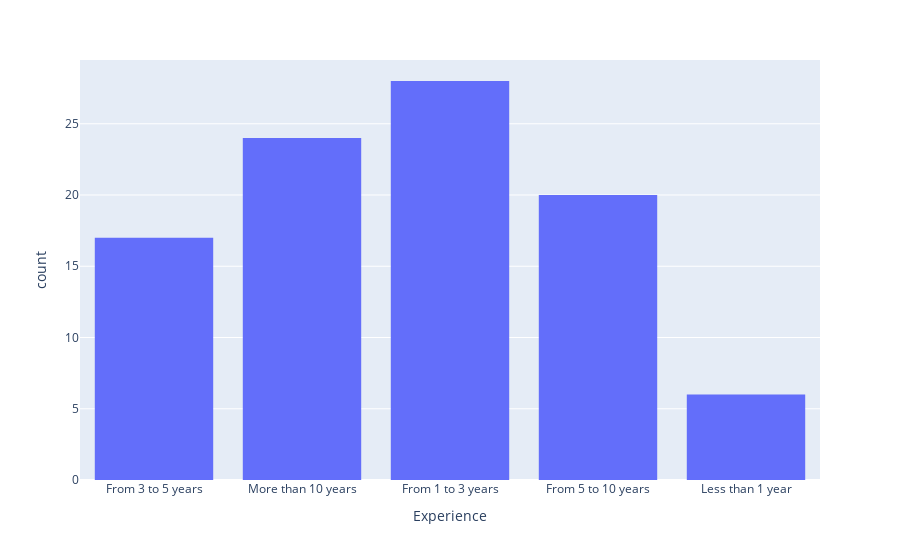

Write notebook code for a chart like this one.
### Markdown cell above
## Experience distribution

### Code cell
fig = px.histogram(df, x='Experience')
fig.show()

### Figure 1 — Plotly figure (JSON) as saved in the notebook; plotly's stock layout.template omitted (floating-point values rounded to 4 significant figures)
{"data": [{"alignmentgroup": "True", "bingroup": "x", "hovertemplate": "Experience=%{x}<br>count=%{y}<extra></extra>", "legendgroup": "", "marker": {"color": "#636efa", "pattern": {"shape": ""}}, "name": "", "offsetgroup": "", "orientation": "v", "showlegend": false, "type": "histogram", "x": ["From 3 to 5 years", "More than 10 years", "From 3 to 5 years", "From 1 to 3 years", "More than 10 years", "From 3 to 5 years", "From 5 to 10 years", "From 1 to 3 years", "From 1 to 3 years", "From 3 to 5 years", "From 3 to 5 years", "From 1 to 3 years", "From 1 to 3 years", "From 1 to 3 years", "From 3 to 5 years", "From 1 to 3 years", "From 1 to 3 years", "From 1 to 3 years", "From 1 to 3 years", "From 3 to 5 years", "More than 10 years", "From 5 to 10 years", "More than 10 years", "More than 10 years", "More than 10 years", "From 5 to 10 years", "From 5 to 10 years", "From 5 to 10 years", "From 1 to 3 years", "More than 10 years", "From 5 to 10 years", "From 5 to 10 years", "From 5 to 10 years", "More than 10 years", "From 5 to 10 years", "From 1 to 3 years", "From 3 to 5 years", "More than 10 years", "From 5 to 10 years", "Less than 1 year", "More than 10 years", "Less than 1 year", "Less than 1 year", "More than 10 years", "More than 10 years", "From 3 to 5 years", "From 1 to 3 years", "From 1 to 3 years", "From 1 to 3 years", "From 1 to 3 years", "From 3 to 5 years", "More than 10 years", "From 5 to 10 years", "More than 10 years", "More than 10 years", "More than 10 years", "From 5 to 10 years", "From 5 to 10 years", "From 5 to 10 years", "From 1 to 3 years", "More than 10 years", "From 3 to 5 years", "More than 10 years", "From 3 to 5 years", "From 1 to 3 years", "More than 10 years", "From 3 to 5 years", "From 5 to 10 years", "From 1 to 3 years", "From 1 to 3 years", "From 3 to 5 years", "From 3 to 5 years", "From 1 to 3 years", "From 1 to 3 years", "From 1 to 3 years", "From 3 to 5 years", "From 5 to 10 years", "From 5 to 10 years", "From 5 to 10 years", "More than 10 years", "From 5 to 10 years", "From 1 to 3 years", "From 3 to 5 years", "More than 10 years", "From 5 to 10 years", "Less than 1 year", "More than 10 years", "Less than 1 year", "Less than 1 year", "More than 10 years", "More than 10 years", "From 1 to 3 years", "From 1 to 3 years", "From 1 to 3 years", "From 1 to 3 years"], "xaxis": "x", "yaxis": "y"}], "layout": {"barmode": "relative", "legend": {"tracegroupgap": 0}, "margin": {"t": 60}, "xaxis": {"anchor": "y", "domain": [0, 1], "title": {"text": "Experience"}}, "yaxis": {"anchor": "x", "domain": [0, 1], "title": {"text": "count"}}}}
